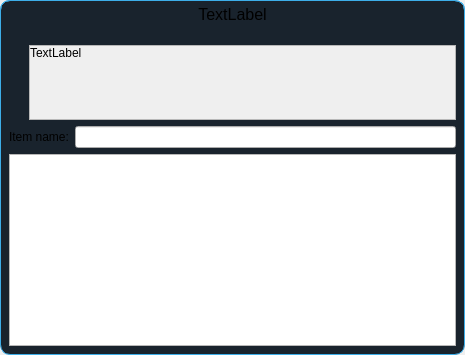
<?xml version="1.0" encoding="UTF-8"?>
<ui version="4.0">
 <class>Form</class>
 <widget class="QDialog" name="Form">
  <property name="geometry">
   <rect>
    <x>0</x>
    <y>0</y>
    <width>465</width>
    <height>355</height>
   </rect>
  </property>
  <property name="windowTitle">
   <string>Form</string>
  </property>
  <layout class="QHBoxLayout" name="horizontalLayout">
   <property name="spacing">
    <number>0</number>
   </property>
   <property name="leftMargin">
    <number>0</number>
   </property>
   <property name="topMargin">
    <number>0</number>
   </property>
   <property name="rightMargin">
    <number>0</number>
   </property>
   <property name="bottomMargin">
    <number>0</number>
   </property>
   <item>
    <widget class="QWidget" name="widget" native="true">
     <property name="contextMenuPolicy">
      <enum>Qt::ActionsContextMenu</enum>
     </property>
     <property name="autoFillBackground">
      <bool>false</bool>
     </property>
     <property name="styleSheet">
      <string notr="true">QWidget#widget{
	border-top-left-radius:10px;
	border-bottom-left-radius:10px;
	border-top-right-radius:10px;
	border-bottom-right-radius:10px;
	border: 1px solid  #3daee9;
	background-color: #19232D;
}</string>
     </property>
     <layout class="QVBoxLayout" name="verticalLayout_3" stretch="0,0">
      <property name="leftMargin">
       <number>0</number>
      </property>
      <property name="topMargin">
       <number>0</number>
      </property>
      <property name="rightMargin">
       <number>0</number>
      </property>
      <property name="bottomMargin">
       <number>0</number>
      </property>
      <item>
       <widget class="QLabel" name="lblTitle">
        <property name="minimumSize">
         <size>
          <width>0</width>
          <height>30</height>
         </size>
        </property>
        <property name="maximumSize">
         <size>
          <width>16777215</width>
          <height>16777215</height>
         </size>
        </property>
        <property name="font">
         <font>
          <pointsize>12</pointsize>
         </font>
        </property>
        <property name="styleSheet">
         <string notr="true">border-top-left-radius:10px;
border-top-right-radius:10px;
border: 1px solid  #3daee9;
border-bottom: none;</string>
        </property>
        <property name="frameShape">
         <enum>QFrame::Box</enum>
        </property>
        <property name="frameShadow">
         <enum>QFrame::Sunken</enum>
        </property>
        <property name="text">
         <string>TextLabel</string>
        </property>
        <property name="alignment">
         <set>Qt::AlignHCenter|Qt::AlignTop</set>
        </property>
       </widget>
      </item>
      <item>
       <layout class="QVBoxLayout" name="verticalLayout">
        <property name="leftMargin">
         <number>9</number>
        </property>
        <property name="topMargin">
         <number>9</number>
        </property>
        <property name="rightMargin">
         <number>9</number>
        </property>
        <property name="bottomMargin">
         <number>9</number>
        </property>
        <item>
         <layout class="QHBoxLayout" name="horizontalLayout_4" stretch="0,0">
          <item>
           <layout class="QVBoxLayout" name="verticalLayout_2">
            <property name="spacing">
             <number>0</number>
            </property>
            <item>
             <layout class="QVBoxLayout" name="iconHolder">
              <property name="spacing">
               <number>0</number>
              </property>
             </layout>
            </item>
            <item>
             <spacer name="verticalSpacer">
              <property name="orientation">
               <enum>Qt::Vertical</enum>
              </property>
              <property name="sizeHint" stdset="0">
               <size>
                <width>20</width>
                <height>40</height>
               </size>
              </property>
             </spacer>
            </item>
           </layout>
          </item>
          <item>
           <widget class="QScrollArea" name="scrollArea">
            <property name="widgetResizable">
             <bool>true</bool>
            </property>
            <widget class="QWidget" name="scrollAreaWidgetContents">
             <property name="geometry">
              <rect>
               <x>0</x>
               <y>0</y>
               <width>415</width>
               <height>69</height>
              </rect>
             </property>
             <layout class="QVBoxLayout" name="verticalLayout_4">
              <property name="spacing">
               <number>0</number>
              </property>
              <property name="leftMargin">
               <number>0</number>
              </property>
              <property name="topMargin">
               <number>0</number>
              </property>
              <property name="rightMargin">
               <number>0</number>
              </property>
              <property name="bottomMargin">
               <number>0</number>
              </property>
              <item>
               <widget class="QLabel" name="lblMessage">
                <property name="sizePolicy">
                 <sizepolicy hsizetype="Preferred" vsizetype="Minimum">
                  <horstretch>0</horstretch>
                  <verstretch>0</verstretch>
                 </sizepolicy>
                </property>
                <property name="text">
                 <string>TextLabel</string>
                </property>
                <property name="alignment">
                 <set>Qt::AlignLeading|Qt::AlignLeft|Qt::AlignTop</set>
                </property>
               </widget>
              </item>
             </layout>
            </widget>
           </widget>
          </item>
         </layout>
        </item>
        <item>
         <layout class="QGridLayout" name="gridLayout">
          <item row="0" column="3">
           <layout class="QHBoxLayout" name="horizontalLayout_5" stretch="0">
            <item>
             <widget class="QLineEdit" name="lineEdit_name"/>
            </item>
           </layout>
          </item>
          <item row="0" column="0">
           <widget class="QLabel" name="label">
            <property name="text">
             <string>Item name:</string>
            </property>
            <property name="alignment">
             <set>Qt::AlignLeading|Qt::AlignLeft|Qt::AlignVCenter</set>
            </property>
           </widget>
          </item>
         </layout>
        </item>
        <item>
         <widget class="QListWidget" name="listWidget_all_items"/>
        </item>
        <item>
         <layout class="QHBoxLayout" name="buttonsLayout"/>
        </item>
       </layout>
      </item>
     </layout>
    </widget>
   </item>
  </layout>
 </widget>
 <resources/>
 <connections/>
</ui>
